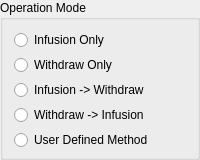
      <widget class="QGroupBox" name="RadioButtonGroup">
       <property name="minimumSize">
        <size>
         <width>0</width>
         <height>160</height>
        </size>
       </property>
       <property name="maximumSize">
        <size>
         <width>16777215</width>
         <height>160</height>
        </size>
       </property>
       <property name="styleSheet">
        <string notr="true">QGroupBox::title {
	font: 14pt &quot;DIN-Black&quot;;
}</string>
       </property>
       <property name="title">
        <string>Operation Mode</string>
       </property>
       <layout class="QGridLayout" name="gridLayout_4">
        <property name="topMargin">
         <number>6</number>
        </property>
        <property name="bottomMargin">
         <number>0</number>
        </property>
        <property name="horizontalSpacing">
         <number>3</number>
        </property>
        <property name="verticalSpacing">
         <number>1</number>
        </property>
        <item row="3" column="0">
         <widget class="QRadioButton" name="radioButton_4">
          <property name="text">
           <string>Withdraw -&gt; Infusion</string>
          </property>
         </widget>
        </item>
        <item row="2" column="0">
         <widget class="QRadioButton" name="radioButton_3">
          <property name="text">
           <string>Infusion -&gt; Withdraw</string>
          </property>
         </widget>
        </item>
        <item row="0" column="0">
         <widget class="QRadioButton" name="radioButton_1">
          <property name="text">
           <string>Infusion Only</string>
          </property>
         </widget>
        </item>
        <item row="1" column="0">
         <widget class="QRadioButton" name="radioButton_2">
          <property name="text">
           <string>Withdraw Only</string>
          </property>
         </widget>
        </item>
        <item row="4" column="0">
         <widget class="QRadioButton" name="radioButton_5">
          <property name="text">
           <string>User Defined Method</string>
          </property>
         </widget>
        </item>
       </layout>
      </widget>
